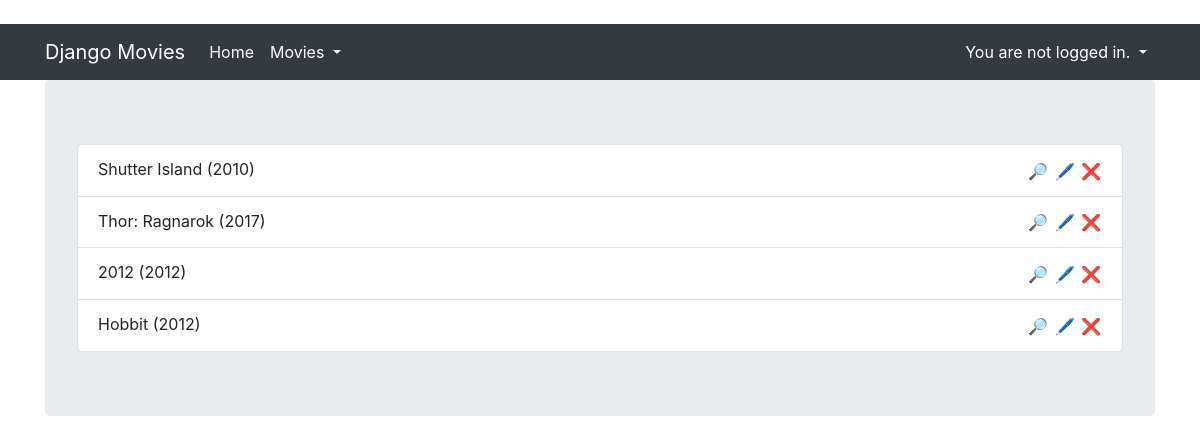
The app's page /core/movie/list with its own data.
### core/models.py (models this page shows, shortened)
class Movie(models.Model):
    title = models.CharField(max_length=100)
    rating = models.IntegerField(
        null=True, validators=[MaxValueValidator(15), MinValueValidator(1)]
    )
    released = models.DateField()
    description = models.TextField(null=True, blank=True)
    created = models.DateTimeField(auto_now_add=True)
    genre = models.ForeignKey(Genre, null=True, on_delete=models.SET_NULL)
    director = models.ForeignKey(Director, null=True, on_delete=models.SET_NULL)
    countries = models.ManyToManyField(Country, related_name='movies')
    class Meta:
        unique_together = ('title', 'released')

### core/views.py (the view)
# urls.py: path('movie/list', MovieListView.as_view(), name='movie_list'),
class MovieListView(ListView):
    template_name='movie_list.html'
    model = Movie

### core/templatetags/movie_extras.py (called while the page is built)
@register.simple_tag
def movie_format(movie, short=False):
    if short:
        return f'{movie.title} ({movie.released.year})'
    return f'{movie.title} ({movie.released.year}) - {movie.genre}'

### core/templates/movie_list.html
{% extends "base.html" %}
{% load movie_extras %}
{% block content %}
  <ul ul class="list-group">
    {% for movie in object_list %}
      <li class="list-group-item" style="display:flex; justify-content: space-between;">
        {% movie_format movie short=True %}
        <div>
          <button class="btn" style="padding:0; margin: 0;">
            <a class="update" href="{% url 'core:movie_detail' movie.pk %}" style="padding:0; margin: 0; width: 100%">
              🔎
            </a>
          </button>
          <button class="btn" style="padding:0; margin: 0;">
            <a class="update" href="{% url 'core:movie_update' movie.pk %}" style="padding:0; margin: 0; width: 100%">
              🖊️
            </a>
          </button>
          <button class="btn" style="padding:0; margin: 0;">
            <a class="remove" href="{% url 'core:movie_delete' movie.pk %}" style="padding:0; margin: 0; width: 100%">
              ❌
            </a>
          </button>
        </div>
      </li>
    {% endfor %}
  </ul>
{% endblock %}

### records on screen
Movie: title+released "Shutter Island (2010)"
Movie: title+released "Thor: Ragnarok (2017)"
Movie: title+released "2012 (2012)"
Movie: title+released "Hobbit (2012)"
